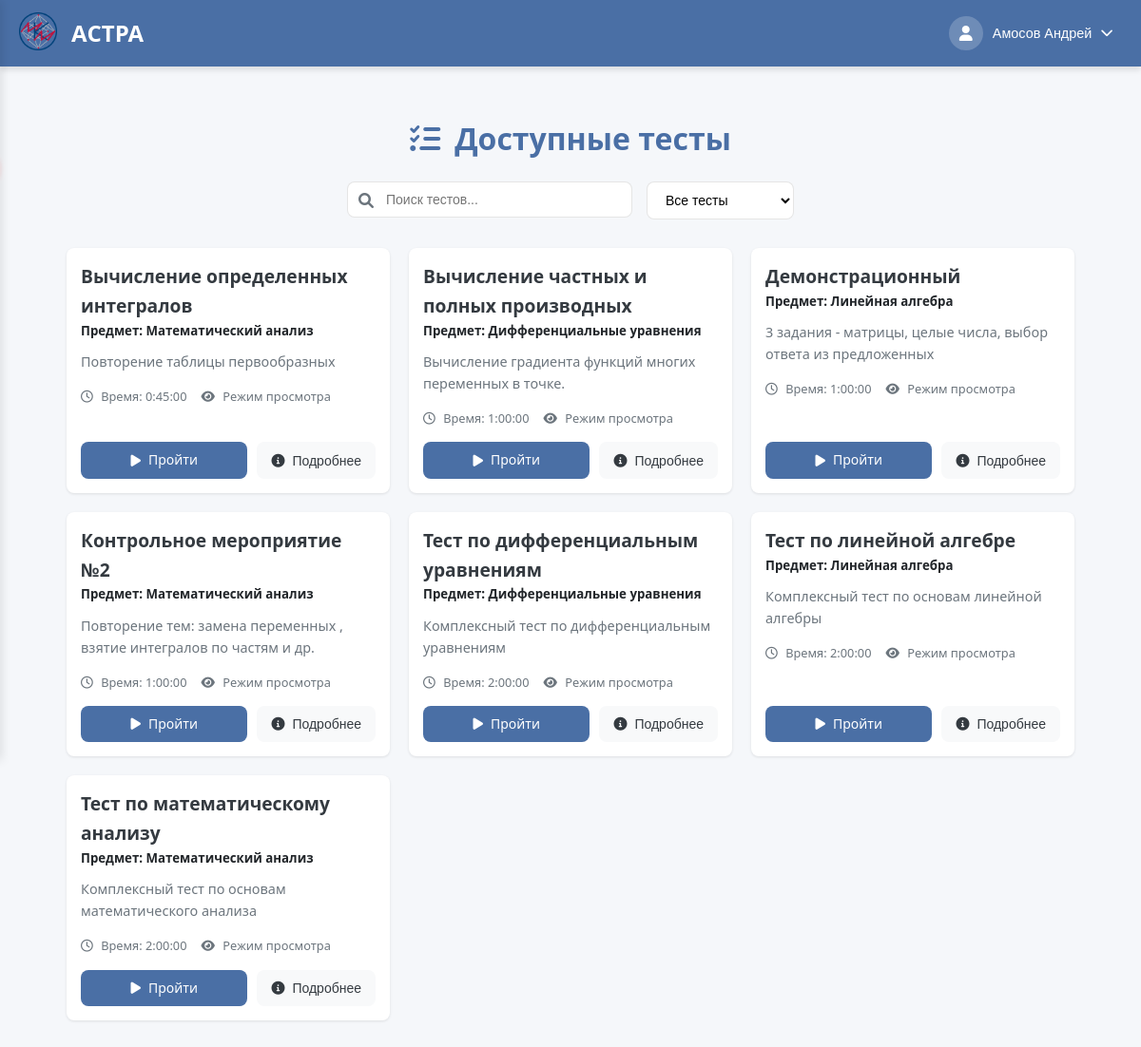
/TestsSolving/ (signed in), run on an earlier commit of the app's database.
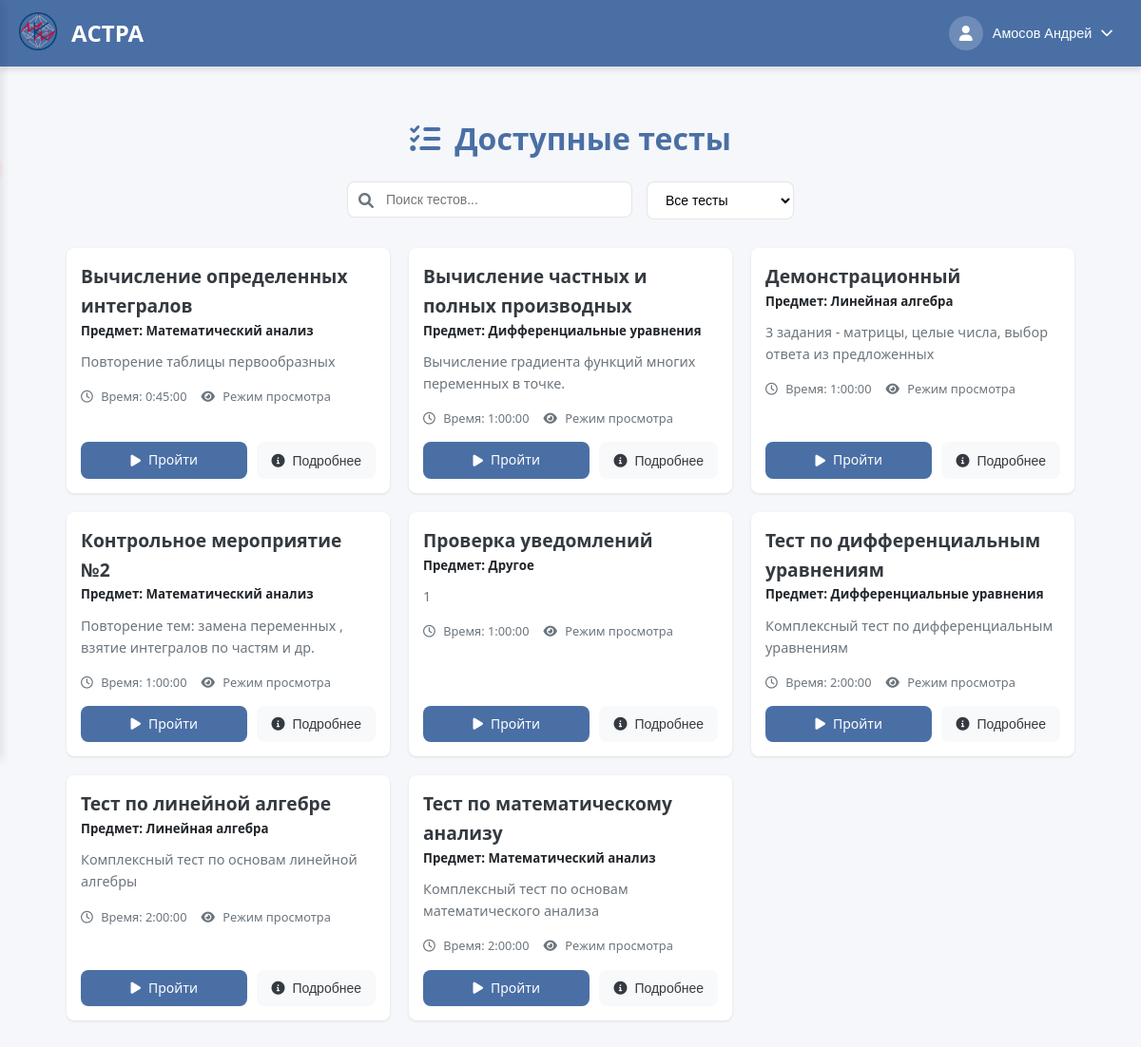
And on a later commit of the database.
### create_tests/models.py (models this page shows, shortened)
class AboutTest(models.Model):
    RESULT_DISPLAY_CHOICES = [
        ('only_score', 'Только баллы'),
        ('show_correct', 'Показывать правильные ответы'),
    ]
    objects = None
    name_tests = models.CharField(max_length=255, blank=False)  # Название теста
    creator = models.ForeignKey(TeacherData, on_delete=models.PROTECT, null=True, blank=True,
                                related_name='created_tests')  # Создатель теста
    time_to_solution = models.DurationField(default=timedelta(hours=1, minutes=30))
    name_slug_tests = models.SlugField(max_length=255, unique=True, db_index=True, verbose_name="URL")  # Слаг имени
    num_of_attempts = models.IntegerField(blank=True, default=1)  # Количество попыток для решения
    type_of_result = models.IntegerField(blank=True, default=1)  # Тип возвращаемого результата
    description = models.CharField(max_length=150, default="", blank=True)
    is_published = models.IntegerField(default=0)
    is_done = models.IntegerField(default=1)
    is_draft = models.BooleanField(default=False)
    draft_data = models.TextField(default='', blank=True)
    result_display_mode = models.CharField(max_length=20, choices=RESULT_DISPLAY_CHOICES, default='only_score')  # Режим отображения результатов
    subj = models.ForeignKey(Subjects,
                             on_delete=models.PROTECT,
                             default=1)
    grade_5_threshold = models.IntegerField(default=80, help_text="Минимальный процент для оценки 5")
    grade_4_threshold = models.IntegerField(default=60, help_text="Минимальный процент для оценки 4")
    grade_3_threshold = models.IntegerField(default=35, help_text="Минимальный процент для оценки 3")
    expressions = models.ManyToManyField(AboutExpressions)
    task_groups = models.ManyToManyField(TaskGroup, blank=True)  # Новые группы заданий

class Subjects(models.Model):
    name = models.CharField(max_length=100, unique=True, default="Другое")
    def __str__(self):
        return self.name

### solving_tests/views.py (the view, shortened to what this page needs)
# urls.py: path('', views.list_test, name='list_test'),
@login_required
@role_required(['student', 'teacher', 'admin'])
def list_test(request):
    user = request.user
    if user.role == 'teacher':
        try:
            teacher = TeacherData.objects.get(data_map=user)
            all_tests = AboutTest.objects.filter(creator=teacher, is_draft=False).order_by('name_tests')
        except TeacherData.DoesNotExist:
            all_tests = []
        tests_for_teacher = [{'test': t, 'is_teacher': True} for t in all_tests]
        return render(request, 'solving_tests/test_selection.html', {
            'tests': tests_for_teacher,
            'is_teacher': True,
            'pusher_key': getattr(settings, 'PUSHER_KEY', ''),
            'pusher_cluster': getattr(settings, 'PUSHER_CLUSTER', 'eu'),
        })

### users/context_processors.py (called while the page is built)
def user_role(request):
    if request.user.is_authenticated:
        return {'user_role': request.user.role}
    return {}

### users/models.py (called while the page is built)
    def get_full_name(self):
        if self.role == 'student' and hasattr(self, 'studentdata'):
            return f"{self.studentdata.last_name} {self.studentdata.first_name}"
        elif self.role == 'teacher' and hasattr(self, 'teacherdata'):
            return f"{self.teacherdata.last_name} {self.teacherdata.first_name}"
        return self.email

    def get_photo_url(self):
        if self.role == 'student' and hasattr(self, 'studentdata') and self.studentdata.photo:
            return self.studentdata.photo.url
        elif self.role == 'teacher' and hasattr(self, 'teacherdata') and self.teacherdata.photo:
            return self.teacherdata.photo.url
        return None

### solving_tests/templates/solving_tests/test_selection.html (shortened to what this page needs)
{% extends 'solving_tests/header.html' %}
{% load static %}
{% block extra_css %}
    <link rel="stylesheet" href="{% static 'css/test_selection.css' %}">
    <link rel="stylesheet" href="{% static 'libs/fontawesome/css/all.min.css' %}">
{% endblock %}
{% block content %}
<div class="test-selection-container">
    <div class="page-header">
        <h1><i class="fas fa-tasks"></i> Доступные тесты</h1>
        <div class="search-filter">
            <div class="search-box">
                <i class="fas fa-search"></i>
                <input type="text" id="testSearch" placeholder="Поиск тестов...">
            </div>
            <div class="filter-box">
                <select id="testFilter">
                    <option value="all">Все тесты</option>
                </select>
            </div>
        </div>
    </div>
    <div class="tests-grid">
        {% for item in tests %}
            {% with test=item.test %}
                <div class="test-card" data-id="{{ test.id }}" data-slug="{{ test.name_slug_tests }}"
                     data-completed="{% if item.is_completed %}true{% else %}false{% endif %}"
                     data-new="{% if item.attempts_count == 0 %}true{% else %}false{% endif %}">
                    <div class="test-body">
                        <h3 class="test-title">
                            <a href="{% url 'solving_tests:some_test_for_student' slug_name=test.name_slug_tests %}">{{ test.name_tests }}</a>
                        </h3>
                        <h5>Предмет: {{ test.subj }}</h5>
                        {% if test.description %}
                            <p class="test-description">{{ test.description|truncatechars:150 }}</p>
                        {% endif %}
                        <div class="test-meta">
                            <span><i class="far fa-clock"></i> Время: {{ test.time_to_solution }}</span>
                            {% if is_teacher %}
                                <span><i class="fas fa-eye"></i> Режим просмотра</span>
                            {% elif item.is_completed %}
                                {% if item.best_result %}
                                    <span><i class="fas fa-chart-line"></i> Лучший результат: {{ item.best_result.result_points|floatformat:1 }} баллов</span>
                                {% else %}
                                    <span><i class="fas fa-chart-line"></i> Результат недоступен</span>
                                {% endif %}
                            {% endif %}
                        </div>
                    </div>
                    <div class="test-footer">
                        {% if not is_teacher and item.is_completed %}
                            <a href="{% url 'solving_tests:view_completed_result' slug_name=test.name_slug_tests %}" class="btn start-btn">
                                <i class="fas fa-chart-bar"></i> Результаты
                            </a>
                        {% else %}
                            <a href="{% url 'solving_tests:some_test_for_student' slug_name=test.name_slug_tests %}" class="btn start-btn">
                                <i class="fas fa-play"></i> {% if is_teacher %}Пройти{% else %}Начать{% endif %}
                            </a>
                        {% endif %}
                        <button class="btn info-btn" data-test-id="{{ test.id }}">
                            <i class="fas fa-info-circle"></i> Подробнее
                        </button>
                    </div>
                </div>
            {% endwith %}
        {% empty %}
            <div class="empty-state">
                <i class="fas fa-tasks fa-3x"></i>
                <h3>Нет доступных тестов</h3>
                <p>В настоящее время для вас нет доступных тестов.</p>
            </div>
        {% endfor %}
    </div>
</div>
{% endblock %}

What changed in the data, as far as the page shows it:
added AboutTest: test.name_tests "Проверка уведомлений", test.subj "Другое", test.description "1", test.time_to_solution "1:00:00"
